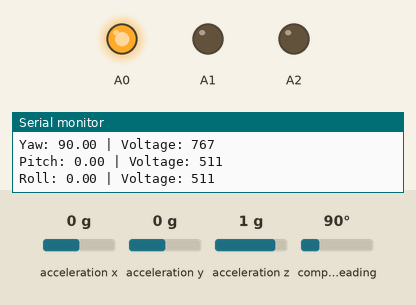
Recording of a sketch running on a simulated Arduino Uno, built with avr-gcc and run on an emulated ATmega328P. Parts: output pins drawn as LEDs (lit = HIGH), the last lines printed to the serial monitor. The test bench sets the inputs (shaded band); at power-on: acceleration x 0 g, acceleration y 0 g, acceleration z 1 g, compass heading 90°.

Above: at 2.2 s.
2.3 s: acceleration x set to 0.2 g
At 3.5 s:
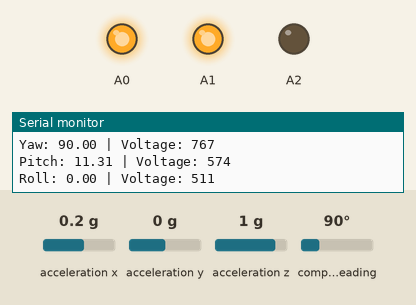
4.5 s: acceleration y set to -0.2 g
At 5.4 s:
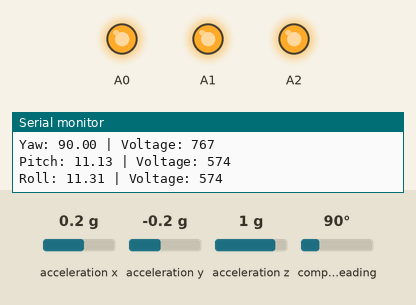
6.6 s: acceleration x set to -1.4 g
At 8.3 s:
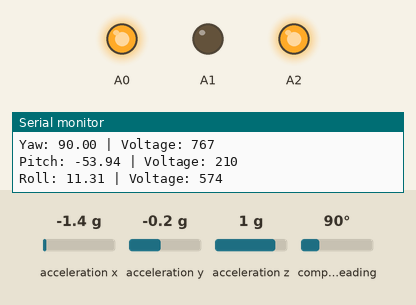
8.6 s: acceleration x set to 0.8 g
At 10.3 s:
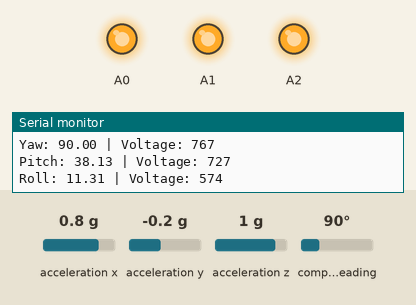
10.6 s: acceleration x set to -0.8 g
At 12.5 s:
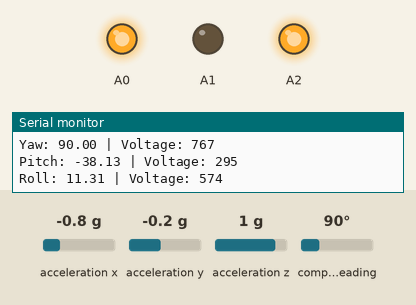
Timing chart, 0 to 13.7 s (numbered marks = the images above; inputs shaded):
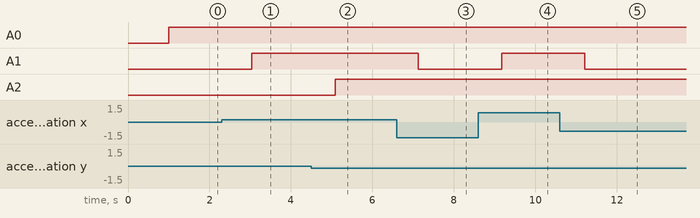

Measured:
- the behaviour switches between 0 and 0.1 g on acceleration x (found by bisection; images 0 and 1)
- the behaviour switches between 0 and -0.1 g on acceleration y (found by bisection; images 1 and 2)
- after the input at 2.3 s, A1: LOW → HIGH after 0.74 s
- after the input at 4.5 s, A2: LOW → HIGH after 0.58 s
- after the input at 6.6 s, A1: HIGH → LOW after 0.53 s
- after the input at 8.6 s, A1: LOW → HIGH after 0.57 s
- after the input at 10.6 s, A1: HIGH → LOW after 0.62 s

The sketch:

bno055_euler_angles_to_analog.ino
```cpp
#include <Wire.h>
#include <Adafruit_Sensor.h>
#include <Adafruit_BNO055.h>

// BNO055 sensor object
Adafruit_BNO055 bno = Adafruit_BNO055();

void setup() {
  Serial.begin(9600);

  // Initialize BNO055 sensor
  if(!bno.begin())
  {
    Serial.println("Error initializing BNO055 sensor!");
    while(1);
  }

  delay(1000);
}

void loop() {
  // Read sensor data
  sensors_event_t event;
  bno.getEvent(&event);

  // Extract the Euler angles (yaw, pitch, roll)
  float yaw = event.orientation.x;
  float pitch = event.orientation.y;
  float roll = event.orientation.z;

  // Map the Euler angles to the voltage range (0 to 5V)
  int voltageYaw = map(yaw, -180, 180, 0, 1023);
  int voltagePitch = map(pitch, -90, 90, 0, 1023);
  int voltageRoll = map(roll, -90, 90, 0, 1023);

  // Send the voltages to the analog pins (A0, A1, A2)
  analogWrite(A0, voltageYaw / 4);    // Assuming the ECU expects a 0-255 range for analog inputs
  analogWrite(A1, voltagePitch / 4);
  analogWrite(A2, voltageRoll / 4);

  // Print the angles and voltages to Serial Monitor
  Serial.print("Yaw: "); Serial.print(yaw); Serial.print(" | Voltage: "); Serial.println(voltageYaw);
  Serial.print("Pitch: "); Serial.print(pitch); Serial.print(" | Voltage: "); Serial.println(voltagePitch);
  Serial.print("Roll: "); Serial.print(roll); Serial.print(" | Voltage: "); Serial.println(voltageRoll);

  delay(1000);  // Adjust delay based on your desired update rate
}
```
